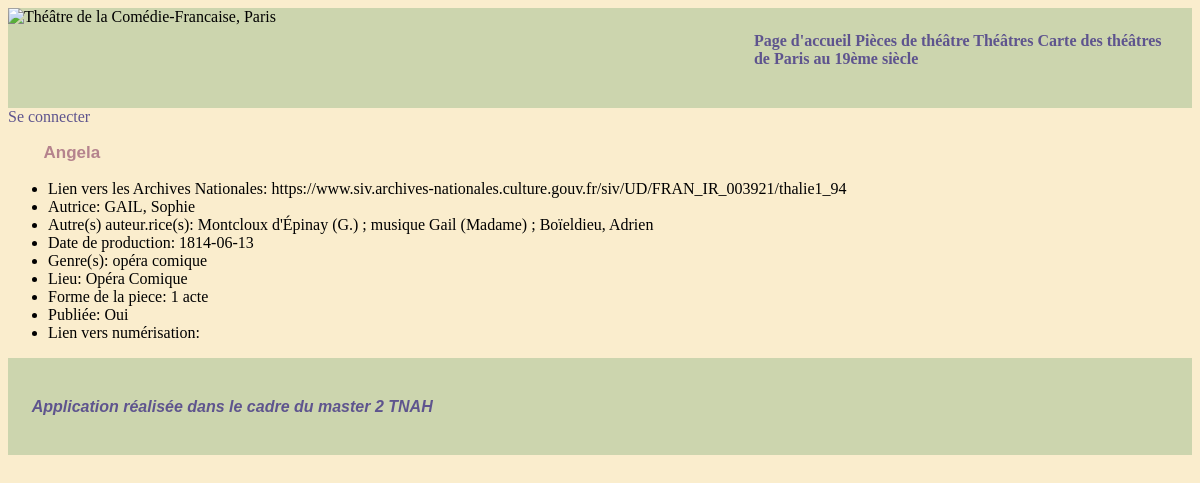
/liste_pieces/Angela, run on the app's committed database.
### app/models/autrices.py (models this page shows)
class Play(db.Model):
    __tablename__ = "play"
    id_play = db.Column(db.Text, primary_key=True)
    title = db.Column(db.Text, nullable=False)
    date = db.Column(db.Integer)
    is_published = db.Column(db.Integer)
    digitized = db.Column(db.Text)
    authoress = db.Column(db.Text, db.ForeignKey('authoress.id'))
    other_author = db.Column(db.Text)
    url_AN = db.Column(db.Text)
    Authoress = db.relationship(
        'Authoress',
        backref='Authoress',
        lazy=True
    )
    configuration = db.relationship(
        'Configuration',
        secondary= play_configuration,
        backref='configuration'
    )
    theater = db.relationship(
        'Theater',
        secondary = play_theater,
        backref = 'theater'
    )
    type = db.relationship(
        'Type',
        secondary = play_type,
        backref = 'type'
    )

class Type(db.Model):
    __tablename__ = "type"
    id_type = db.Column(db.Text, primary_key=True)

class Theater(db.Model):
    __tablename__ = "theater"
    id_theater = db.Column(db.Text, primary_key=True)

class Configuration(db.Model):
    __tablename__ = "configuration"
    id_configuration = db.Column(db.Text, primary_key=True)

### app/routes/generales.py (the view)
@app.route("/liste_pieces/<string:titre>")
def presentation_piece(titre):
    data= db.session.query(Play)\
    .select_from(Play)\
    .join(Play.configuration)\
    .join(Play.theater)\
    .join(Play.type)\
    .filter(Play.title == titre).all()
    return render_template ('pages/liste_pieces_titre.html',
                            piece = data[0],
                            titre = titre)

### app/templates/pages/liste_pieces_titre.html
{% extends "partials/conteneur.html" %}
{%block body%}
<h3>{{piece.title}}</h3>
<ul class="infos_piece">
    <li>Lien vers les Archives Nationales: {{piece.url_AN}}</li>
    <li>Autrice: {{piece.authoress}}</li>
    <li>Autre(s) auteur.rice(s): {{piece.other_author}}</li>
    <li>Date de production: {{piece.date}}</li>
    {%for genre in piece.type%}
    <li>Genre(s): {{genre.id_type}}</li>
    {%endfor%}
    {%for theater in piece.theater%}
    <li>Lieu: {{theater.id_theater}}</li>
    {%endfor%}
    <li>Forme de la piece:
        {{piece.configuration[0].id_configuration}}
    </li>
    {%if piece.is_published == 0%}
    <li>Publiée: Non</li>
    {%else%}
    <li>Publiée: Oui</li>
    {%endif%}
    {%if piece.digitized is none:%}
    <li>Lien vers numérisation: aucun</li>
    {%else%}
    <li>Lien vers numérisation: {{piece.digitized}}</li>
    {%endif%}
</ul>
{%endblock%}

### app/statics/style.css (style rules this page uses)
body { background-color: #FAEDCD; height: 100%; }
h3 { border-radius: 0px; color: #B5838D; font-family: Georgia, sans-serif; font-size: 17px; margin-left: 3%; margin-right: 0%; }

### data on the page
Play: title "Angela", url_AN "https://www.siv.archives-nationales.culture.gouv.fr/siv/UD/FRAN_IR_003921/thalie1_94", authoress "GAIL, Sophie", other_author "Montcloux d'Épinay (G.) ; musique Gail (Madame) ; Boïeldieu, Adrien", date "1814-06-13"
Type: id_type "opéra comique"
Theater: id_theater "Opéra Comique"
Configuration: id_configuration "1 acte"
